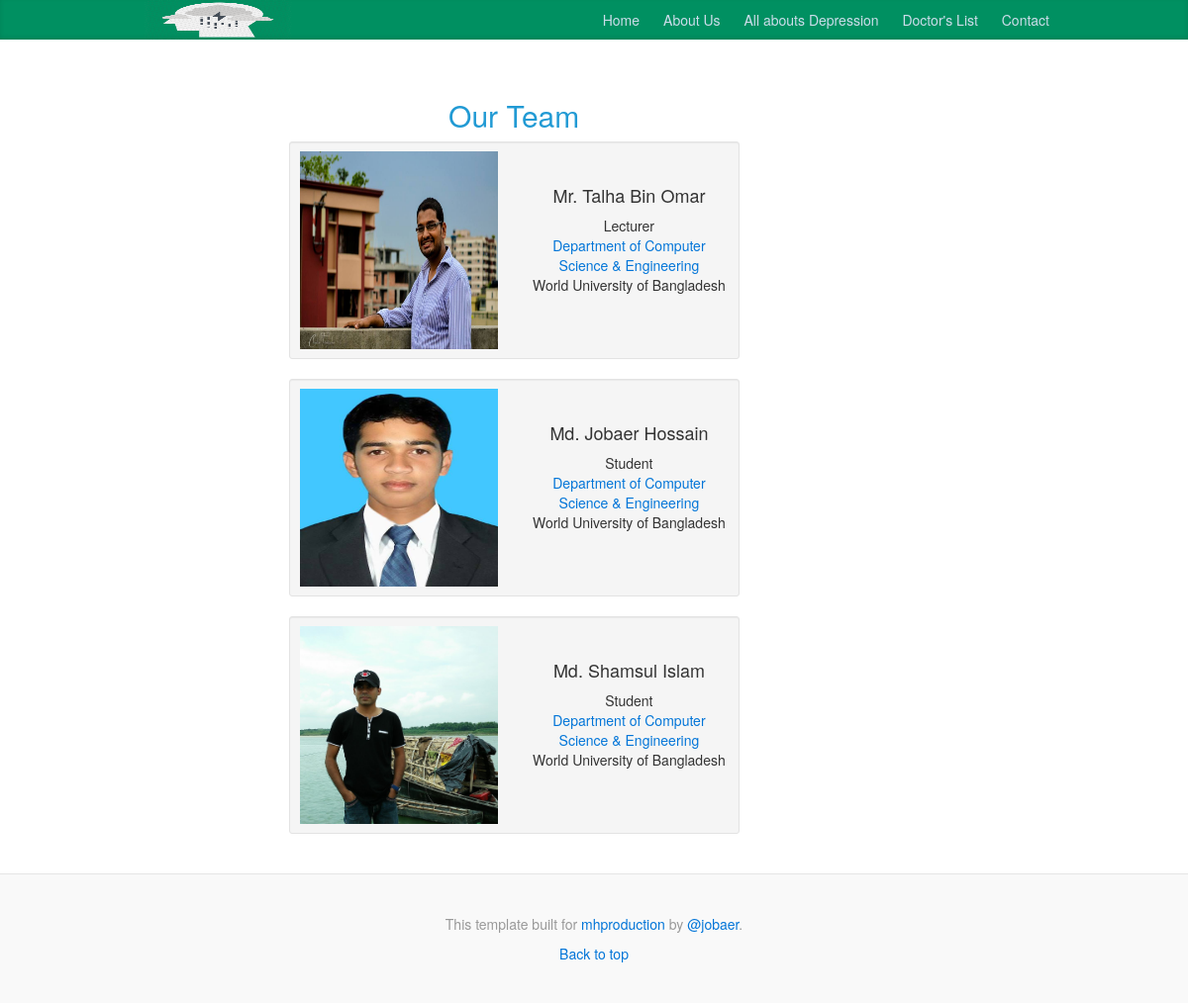
The page /aboutus.php on the database its author committed.
### tables this page shows
CREATE TABLE `abouts` (
  `id` int(11) NOT NULL,
  `name` varchar(50) NOT NULL,
  `title` varchar(55) NOT NULL,
  `dep` varchar(55) NOT NULL,
  `uni` varchar(50) NOT NULL,
  `image` varchar(255) NOT NULL
);

### libs/Database.php (called while the page is built, shortened)
<?php
class Database
{
    public $host = DB_HOST;
    public $user = DB_USER;
    public $pass = DB_PASS;
    public $db_name = DB_NAME;
    public $link;
    private function connect(){
        $this->link = new mysqli($this->host,$this->user,$this->pass,$this->db_name);
    }
     public function select2($table_name)
    {
         $array = array();
         $query = "SELECT * FROM ".$table_name." LIMIT 0,9 ";
         $result = mysqli_query($this->link, $query);
         while($row = mysqli_fetch_assoc($result))
         {
              $array[] = $row;
         }
         return $array;
    }
}

### aboutus.php (the view, shortened to what this page needs)
<?php
include ("includes/header.php");
include_once ("libs/Database.php");
$db = new Database();
$aboutss= $db->select2('abouts');
?>
<div class="col-xs-12 col-sm-6 col-md-6 col-md-offset-2 text-center tst">
    <h2 class="text-center" style="color:#219ad4">Our Team</h2>
	<?php foreach($aboutss as $about): ?>
            <div class="well well-sm">
                <div class="row">
                    <div class="col-sm-6 col-md-6">
                        <img src="assets/images/<?php echo $about['image'] ?>" width="200px" height="200px" />
                    </div>
                    <div class="col-sm-6 col-md-6 mest">
                        <h4>
                            <?php echo $about['name'] ?></h4>
                        <p>
                            <i class=""></i><?php echo $about['title'] ?>
                            <br />
                            <i class=""></i><a href=""><?php echo $about['dep'] ?></a>
                            <br />
                            <i class=""></i><?php echo $about['uni'] ?></p>
                    </div>
                </div>
            </div>
            <?php endforeach;?>
        </div>
<?php
include ("includes/footer.php");
?>

### includes/header.php (shortened to what this page needs)
<!DOCTYPE html>
<html lang="en">
<head>
    <link href="assets/css/bootstrap.min.css" rel="stylesheet">
    <link href="assets/css/custom.css" rel="stylesheet">
    <link href="assets/css/mdb.min.css" rel="stylesheet">
    <link href="assets/css/style.css" rel="stylesheet">
    <link href="assets/css/mycss.css" rel="stylesheet">
</head>
<body>
<div class="blog-masthead">
    <div class="container">
        <div class="col-md-4"><img src="assets/images/logo2.png" width="150px" height="40px"></div>
        <nav class="blog-nav pull-right">
            <a class="blog-nav-item" href="index.php">Home</a>
            <a class="blog-nav-item" href="aboutus.php">About Us</a>
            <a class="blog-nav-item" href="useful.php">All abouts Depression</a>
            <a class="blog-nav-item" href="doctor.php">Doctor's List</a>
            <a class="blog-nav-item" href="contact.php">Contact</a>
        </nav>
    </div>
</div>
<div class="container">
    <div class="row">

### includes/footer.php (shortened to what this page needs)
</div>
</div>
<footer class="blog-footer">
    <p>This template built for <a href="http://facebook.com/abmamun.murad">mhproduction</a> by <a href="https://twitter.com/namehinmurad">@jobaer</a>.</p>
    <p>
        <a href="#">Back to top</a>
    </p>
</footer>
</body>
</html>

### assets/css/custom.css (style rules this page uses)
body { font-family: Georgia, "Times New Roman", Times, serif; color: #555; }
h1, .h1, h2, .h2, h3, .h3, h4, .h4, h5, .h5, h6, .h6 { margin-top: 0; font-family: "Helvetica Neue", Helvetica, Arial, sans-serif; font-weight: normal; color: #333; }
@media (min-width: 1200px) { .container { width: 970px; } }
.blog-masthead { background-color: #428bca; -webkit-box-shadow: inset 0 -2px 5px rgba(0,0,0,.1); box-shadow: inset 0 -2px 5px rgba(0,0,0,.1); }
.blog-nav-item { position: relative; display: inline-block; padding: 10px; font-weight: 500; color: #cdddeb; }
.blog-footer { padding: 40px 0; color: #999; text-align: center; background-color: #f9f9f9; border-top: 1px solid #e5e5e5; }
.blog-footer p:last-child { margin-bottom: 0; }

### assets/css/mycss.css (style rules this page uses)
.blog-masthead { background-color: #009061; }
.col-xs-12.col-sm-6.col-md-6.text-center.tst { margin-top: 60px; margin-bottom: 20px; }
.col-sm-6.col-md-6.mest { padding-top: 35px; }
body { font-family: "Helvetica Neue",Helvetica,Arial,sans-serif; font-size: 14px; line-height: 1.42857143; color: #333; background-color: #fff; font-weight: normal; }

### rows shown on the page
abouts: image (picture), name "Mr. Talha Bin Omar", title "Lecturer", dep "Department of Computer Science & Engineering", uni "World University of Bangladesh"
abouts: image (picture), name "Md. Jobaer Hossain", title "Student", dep "Department of Computer Science & Engineering", uni "World University of Bangladesh"
abouts: image (picture), name "Md. Shamsul Islam", title "Student", dep "Department of Computer Science & Engineering", uni "World University of Bangladesh"
